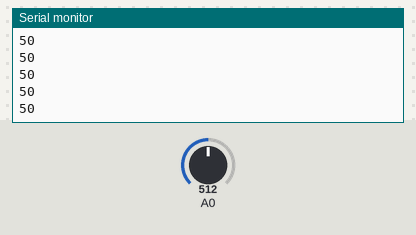
The sketch below on a simulated Arduino Uno, built with avr-gcc and run on an emulated ATmega328P. On the bench: the last lines printed to the serial monitor. Inputs (shaded band) come from the test bench; at power-on: A0 = 512.

Above: at 1.2 s.
1.3 s: A0 set to 716
At 1.9 s:
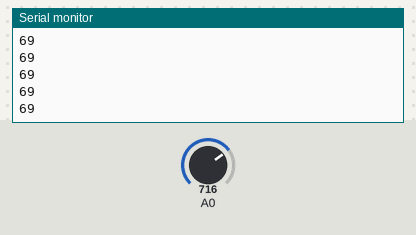
2.8 s: A0 set to 900
At 3.9 s:
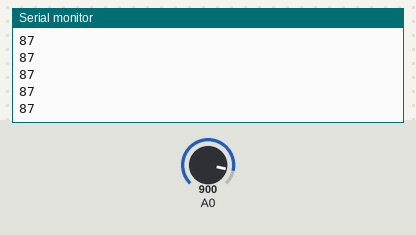
Timing chart, 0 to 5.8 s (numbered marks = the images above; inputs shaded):
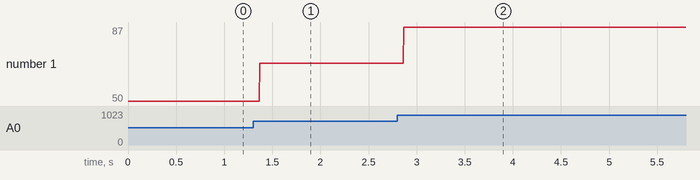

Measured:
- after the input at 1.3 s, the serial monitor: prints a new line after 0.07 s (image 1)
- after the input at 2.8 s, the serial monitor: prints a new line after 0.07 s (image 2)
- plotted number 1: 50 → 69 after the input at 1.3 s, 69 → 87 after the input at 2.8 s

The sketch:

main.ino
```cpp
void setup(){
    Serial.begin(9600);
}
void loop() {
    int my_signal=analogRead(A0);
    my_signal=map(my_signal, 0,1023,0,100);
    Serial.println(my_signal);
    delay(1);
}
```
